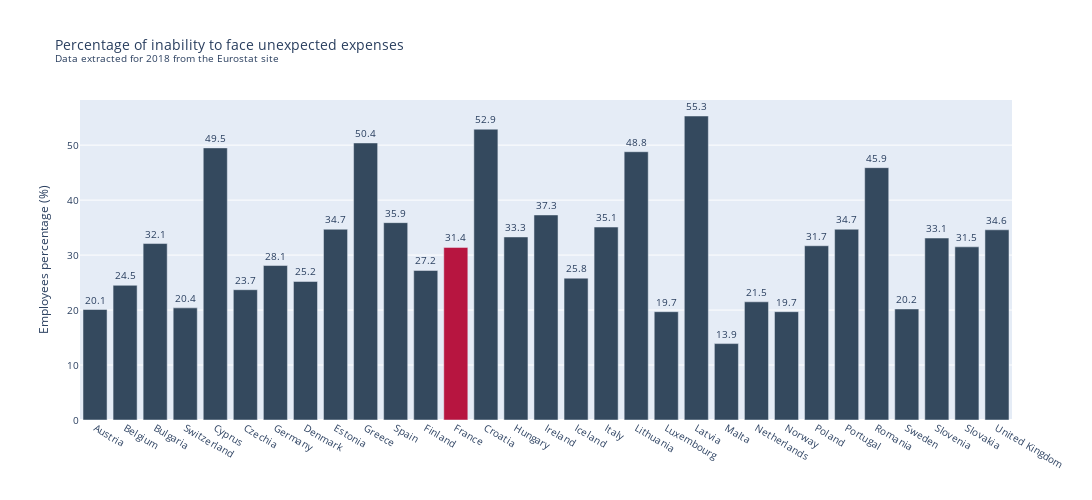

Notebook code cell kept with this figure:
### Code cell
plot_data_barplot(inputed_data, "INABILITY_UNEXPECTED_EXPENSES", "Percentage of inability to face unexpected expenses <br><sup>Data extracted for 2018 from the Eurostat site</sup>", "France",'Employees percentage (%)','rgb(52, 73, 94)','rgb(183, 21, 64)')

### Figure 1 — Plotly figure (JSON) as saved in the notebook; plotly's stock layout.template omitted (floating-point values rounded to 4 significant figures)
{"data": [{"marker": {"color": ["rgb(52, 73, 94)", "rgb(52, 73, 94)", "rgb(52, 73, 94)", "rgb(52, 73, 94)", "rgb(52, 73, 94)", "rgb(52, 73, 94)", "rgb(52, 73, 94)", "rgb(52, 73, 94)", "rgb(52, 73, 94)", "rgb(52, 73, 94)", "rgb(52, 73, 94)", "rgb(52, 73, 94)", "rgb(183, 21, 64)", "rgb(52, 73, 94)", "rgb(52, 73, 94)", "rgb(52, 73, 94)", "rgb(52, 73, 94)", "rgb(52, 73, 94)", "rgb(52, 73, 94)", "rgb(52, 73, 94)", "rgb(52, 73, 94)", "rgb(52, 73, 94)", "rgb(52, 73, 94)", "rgb(52, 73, 94)", "rgb(52, 73, 94)", "rgb(52, 73, 94)", "rgb(52, 73, 94)", "rgb(52, 73, 94)", "rgb(52, 73, 94)", "rgb(52, 73, 94)", "rgb(52, 73, 94)"]}, "text": [20.1, 24.5, 32.1, 20.4, 49.5, 23.7, 28.1, 25.2, 34.7, 50.4, 35.9, 27.2, 31.4, 52.9, 33.3, 37.3, 25.8, 35.1, 48.8, 19.7, 55.3, 13.9, 21.5, 19.7, 31.7, 34.7, 45.9, 20.2, 33.1, 31.5, 34.6], "textposition": "outside", "type": "bar", "x": ["Austria", "Belgium", "Bulgaria", "Switzerland", "Cyprus", "Czechia", "Germany", "Denmark", "Estonia", "Greece", "Spain", "Finland", "France", "Croatia", "Hungary", "Ireland", "Iceland", "Italy", "Lithuania", "Luxembourg", "Latvia", "Malta", "Netherlands", "Norway", "Poland", "Portugal", "Romania", "Sweden", "Slovenia", "Slovakia", "United Kingdom"], "y": [20.1, 24.5, 32.1, 20.4, 49.5, 23.7, 28.1, 25.2, 34.7, 50.4, 35.9, 27.2, 31.4, 52.9, 33.3, 37.3, 25.8, 35.1, 48.8, 19.7, 55.3, 13.9, 21.5, 19.7, 31.7, 34.7, 45.9, 20.2, 33.1, 31.5, 34.6]}], "layout": {"autosize": false, "font": {"size": 10}, "height": 500, "title": {"text": "Percentage of inability to face unexpected expenses <br><sup>Data extracted for 2018 from the Eurostat site</sup>"}, "width": 1100, "yaxis": {"title": {"text": "Employees percentage (%)"}}}}
